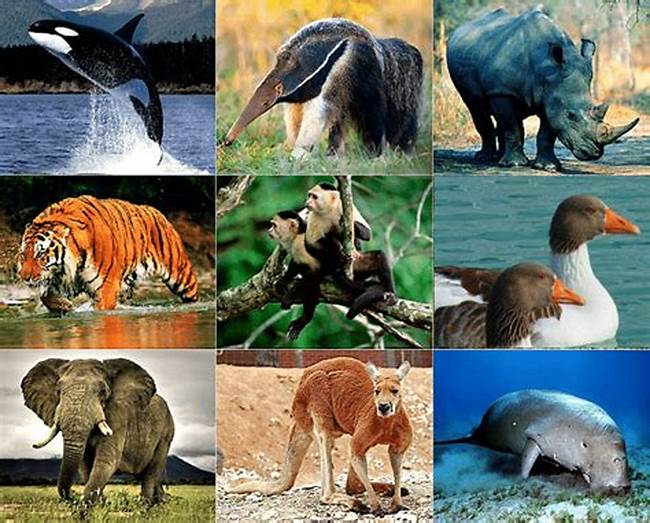
#> input picture dv.png, 650 x 523 px
$ python ngay7_11.py
#> lines starting #> are read from the running program, lines starting #| are printed output that depends on the picture
import numpy as np
import cv2
import matplotlib.pyplot as plt

# Bước 1: Đọc ảnh
image = cv2.imread('dv.png')  # Thay đổi đường dẫn đến ảnh của bạn
#> image is the input picture: shape (523, 650, 3); mean B, G, R 102.2, 114.9, 110.8
image = cv2.cvtColor(image, cv2.COLOR_BGR2RGB)  # Chuyển đổi từ BGR sang RGB
pixel_values = image.reshape((-1, 3))  # Chuyển đổi ảnh thành mảng 2D
pixel_values = np.float32(pixel_values)  # Đổi kiểu dữ liệu thành float

# Bước 2: Xác định các giá trị k
k_values = [2, 3, 4, 5]

# Bước 3: Tạo một figure để hiển thị nhiều subplot
plt.figure(figsize=(15, 10))

# Bước 4: Thực hiện K-means cho từng giá trị k
for index, k in enumerate(k_values):
    # Khởi tạo các centroid ngẫu nhiên
    np.random.seed(42)  # Để có kết quả tái lập
    centroids = pixel_values[np.random.choice(pixel_values.shape[0], k, replace=False)]# Chọn ngẫu nhiên k điểm dữ liệu làm centroid

    # Bước 5: Lặp cho đến khi hội tụ
    for i in range(100):  # Giới hạn số lần lặp
        # Bước 6: Gán các điểm dữ liệu cho các centroid
        distances = np.zeros((pixel_values.shape[0], k))  # Tạo mảng khoảng cách
        for j in range(k):
            distances[:, j] = np.linalg.norm(pixel_values - centroids[j], axis=1)# Tính khoảng cách từ mỗi điểm dữ liệu đến các centroid

        labels = np.argmin(distances, axis=1)  # Gán nhãn cho các điểm

        # Bước 7: Cập nhật các centroid
        new_centroids = np.zeros((k, 3))  # Tạo mảng mới cho centroid
        for j in range(k):
            if np.any(labels == j):  # Kiểm tra có điểm nào thuộc cụm không
                new_centroids[j] = pixel_values[labels == j].mean(axis=0)

        # Kiểm tra hội tụ
        if np.all(centroids == new_centroids):
            break
        centroids = new_centroids

    # Bước 8: Tạo hình ảnh phân cụm
    segmented_image = np.zeros_like(pixel_values)  # Tạo mảng cho hình ảnh phân cụm
    for j in range(k):# Gán mỗi điểm dữ liệu với centroid g
        segmented_image[labels == j] = centroids[j]

    segmented_image = segmented_image.reshape(image.shape)

    # Bước 9: Hiển thị kết quả trong subplot
    plt.subplot(2, 2, index + 1)  # Sắp xếp trong 2 hàng, 2 cột
    plt.imshow(segmented_image.astype(np.uint8))
    plt.title(f'K-means Segmentation with K = {k}')
    plt.axis('off')
#> this loop made 4 passes
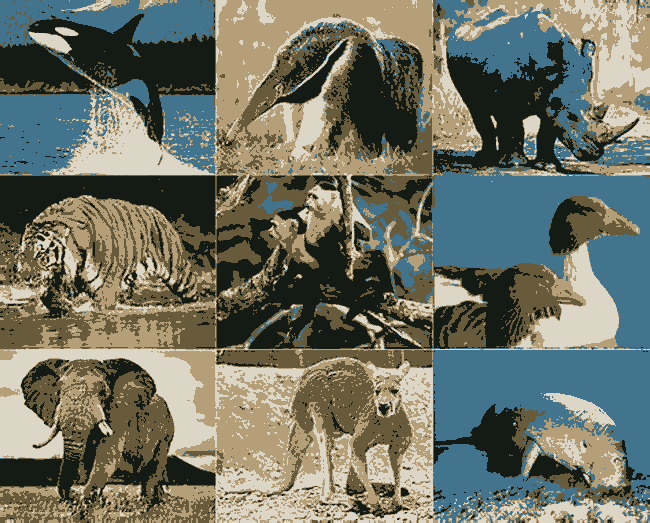
#> segmented_image: shape (523, 650, 3) float32; mean R, G, B 110.8, 115.1, 102.2
# Bước 10: Hiển thị tất cả các hình ảnh
plt.tight_layout()
plt.show()
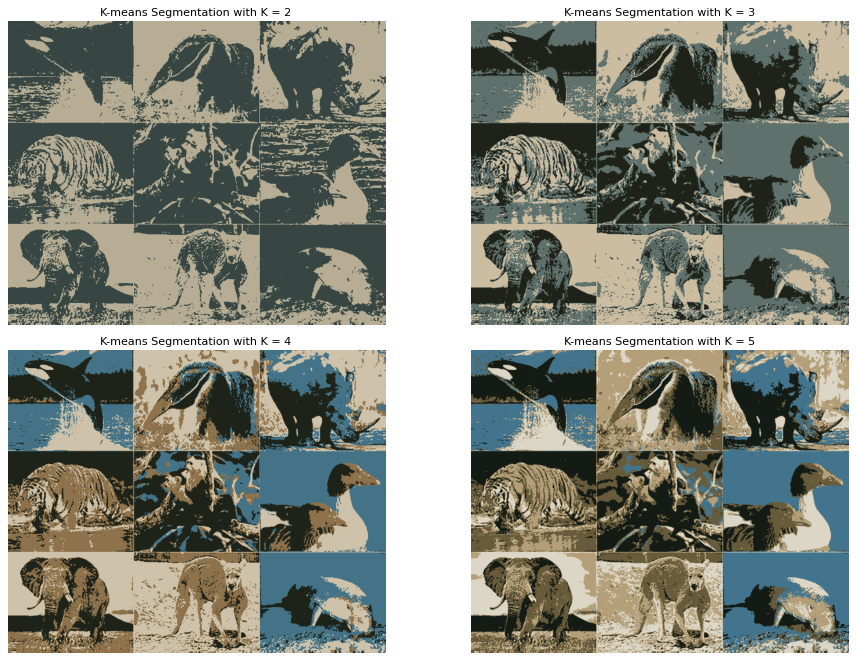
#> figure drawn by matplotlib, 4 panels
